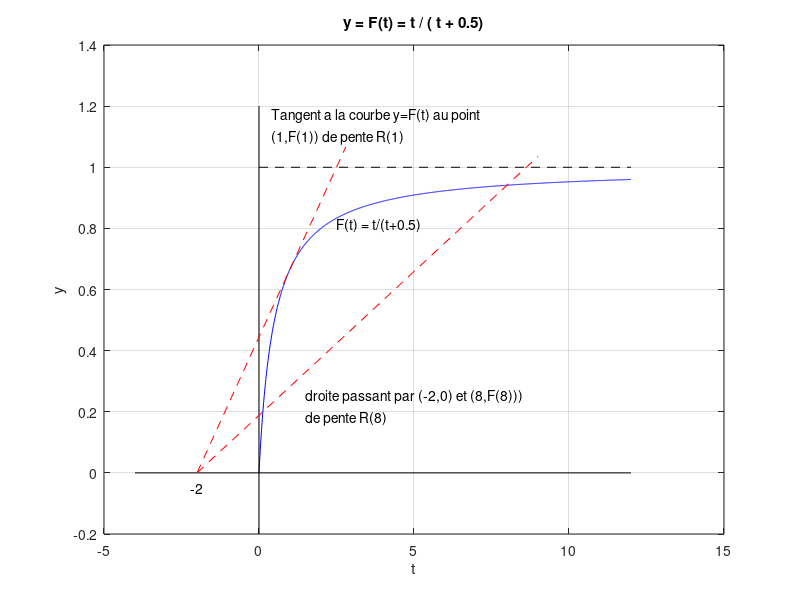

MATLAB code to generate this figure:
close all

% Graph of  y = F(x) = \beta/(x+\alpha)  for \beta = 1 and \alpha = 0.5

L = 12;

x=0:0.01:L;
y=x.*(x+0.5).^(-1);
plot(x,y,'b');
hold on
grid;

% The x axis
x=linspace(-4,L,2);
y=0*x;
plot(x,y,'k');

% The line y = 1
x=linspace(0,L,2);
y= 0*x + 1;
plot(x,y, '--k');

% The y axis
y=linspace(-0.2,1.2,2);
x=0*y;
plot(x,y,'k');

% The point (-\tau,0) = -2,0)
text(-2.2, -0.05, '-2');

% The function
text(2.5, 0.81, 'F(t) = t/(t+0.5)');

% The line from (-\tau, 0 ) = (-2,0) to (8,F(8))
x = linspace(-2,9,2);
u = 8/(8+0.5);
y = (u/10)*(x-8)+u;
plot(x,y,'--r');
text(1.5, 0.25,'droite passant par (-2,0) et (8,F(8)))');
text(1.5, 0.18,'de pente R(8)');

% The line from (-\tau, 0 ) = (-2,0) to (1,F(1)) which is
% the tangent line to the curve y=F(t) at t=1.
x = linspace(-2,2.8,2);
u = 1/(1+0.5);
y = (u/3)*(x-1)+u;
plot(x,y,'--r');
text(0.4, 1.17,'Tangent a la courbe y=F(t) au point');
text(0.4, 1.1,'(1,F(1)) de pente R(1)');

% The title and the labels
xlabel('t');
ylabel('y');
title('y = F(t) = t / ( t + 0.5)');
